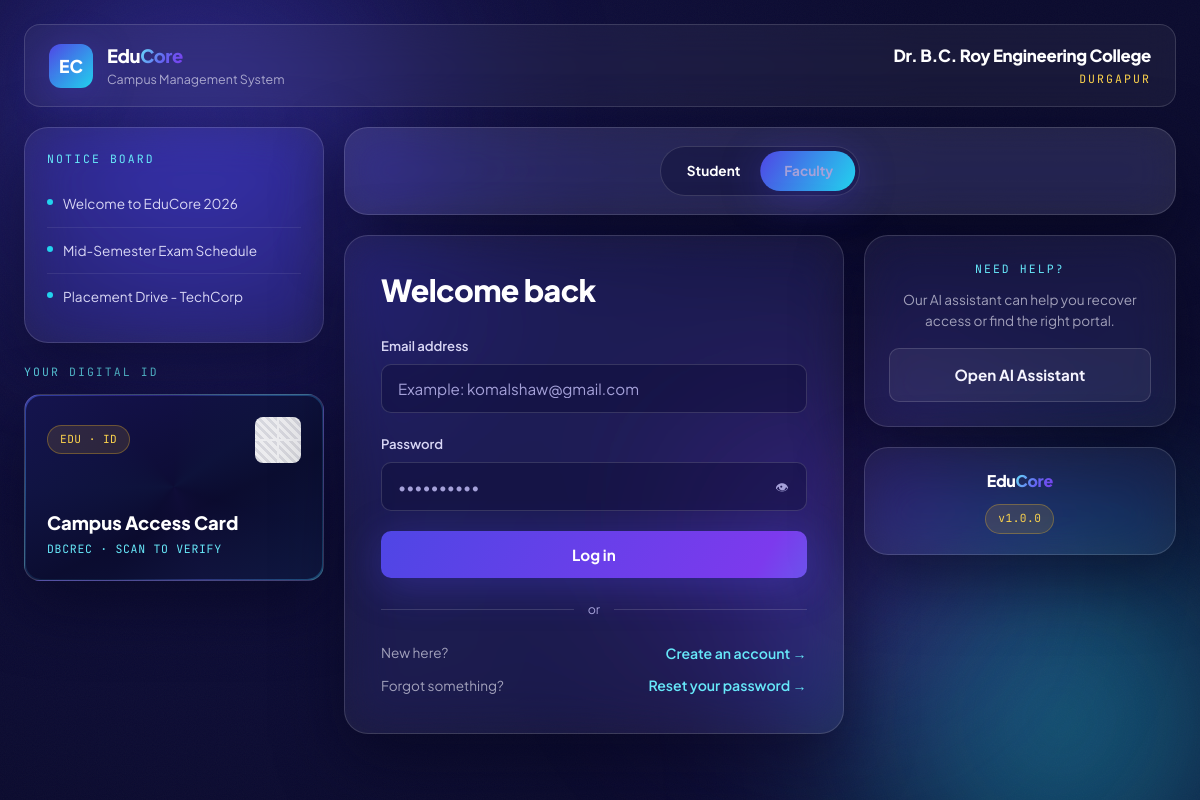
The page / on the database its author committed.
### tables this page shows
CREATE TABLE IF NOT EXISTS notices (
    id INT AUTO_INCREMENT PRIMARY KEY,
    title VARCHAR(200) NOT NULL,
    content TEXT NOT NULL,
    posted_by INT,
    priority ENUM('low','medium','high') DEFAULT 'medium',
    is_public TINYINT(1) NOT NULL DEFAULT 1,
    created_at TIMESTAMP DEFAULT CURRENT_TIMESTAMP,
    FOREIGN KEY (posted_by) REFERENCES users(id) ON DELETE SET NULL
);

### index.php (the view, shortened to what this page needs)
<?php
$oldEmail  = '';
$notices   = [];
try {
    $pdoNotices = getDbConnection();
    $nStmt = $pdoNotices->query('SELECT title FROM notices WHERE is_public = 1 ORDER BY created_at DESC LIMIT 5');
    $notices = $nStmt->fetchAll() ?: [];
} catch (Throwable $e) {
    $notices = [];
}
?>
<!DOCTYPE html>
<html lang="en">
<head>
<link rel="stylesheet" href="style.css">
<link rel="stylesheet" href="assets/css/themes.css">
</head>
<body data-role="student">
<div class="aurora-bg">
  <div class="aurora-blob b1"></div>
  <div class="aurora-blob b2"></div>
  <div class="aurora-blob b3"></div>
</div>
<div class="grain"></div>
<div class="container-shell" style="padding: 24px; max-width: 1200px; margin: 0 auto;">
  <div class="glass-strip" style="display:flex; align-items:center; justify-content:space-between; padding: 16px 24px; margin-bottom: 20px;">
    <div style="display:flex; align-items:center; gap:14px;">
      <div class="logo-mark">EC</div>
      <div>
        <div class="h-display" style="font-size:1.15rem;">Edu<span class="brand-gradient">Core</span></div>
        <div class="text-muted" style="font-size:0.78rem;">Campus Management System</div>
      </div>
    </div>
    <div style="text-align:right;">
      <div class="h-display" style="font-size:1.05rem;">Dr. B.C. Roy Engineering College</div>
      <div class="eyebrow" style="color:var(--amber-300);">Durgapur</div>
    </div>
  </div>
  <div style="display:grid; grid-template-columns: 300px 1fr; gap: 20px; flex: 1;" class="main-grid">
    <div style="display:flex; flex-direction:column; gap:20px;" class="lg-hide">
      <div class="glass-panel" style="padding: 22px;">
        <div class="eyebrow" style="margin-bottom:12px;">Notice Board</div>
        <?php if (empty($notices)): ?>
          <p class="notice-empty">No new notices at this time.</p>
        <?php else: ?>
          <ul class="notice-list">
            <?php foreach ($notices as $n): ?>
              <li><span class="notice-dot"></span><?= htmlspecialchars($n['title'], ENT_QUOTES, 'UTF-8') ?></li>
            <?php endforeach; ?>
          </ul>
        <?php endif; ?>
      </div>
      <div>
        <div class="eyebrow" style="margin-bottom:12px;">Your Digital ID</div>
        <div class="id-badge" id="idBadge">
          <div class="id-badge-content">
            <div class="id-badge-top">
              <span class="pill">EDU · ID</span>
              <div class="id-badge-qr"></div>
            </div>
            <div>
              <div class="id-badge-name">Campus Access Card </div>
              <div class="id-badge-id">DBCREC · SCAN TO VERIFY</div>
            </div>
          </div>
        </div>
      </div>
    </div>
    <div>
      <div class="glass-panel glass-hi" style="padding: 8px; margin-bottom: 20px;">
        <div style="display:flex; justify-content:center; padding: 10px;">
          <div class="role-toggle" id="roleToggle">
            <div class="role-thumb"></div>
            <label for="role-student">Student</label>
            <label for="role-faculty">Faculty</label>
          </div>
        </div>
      </div>
      <div style="display:grid; grid-template-columns: 1.6fr 1fr; gap: 20px;" class="login-grid">
        <div class="glass-panel" style="padding: 36px;">
          <h1 class="h-display" style="font-size:1.9rem; margin-bottom: 26px;">Welcome back</h1>
          <form method="POST" action="index.php" novalidate>
            <div class="field">
              <label for="email">Email address</label>
              <input type="email" id="email" name="email" placeholder="Example: komalshaw@gmail.com" value="<?= $oldEmail ?>" required autofocus>
            </div>
            <div class="field">
              <label for="password">Password</label>
              <input type="password" id="password" name="password" placeholder="••••••••••" required>
              <button type="button" class="field-icon-btn" id="togglePw" aria-label="Show password">👁</button>
            </div>
            <button type="submit" class="btn btn-gradient btn-block">Log in</button>
          </form>
          <div class="divider-label">or</div>
          <div style="display:flex; justify-content:space-between; align-items:center;">
            <span class="text-muted" style="font-size:0.85rem;">New here?</span>
            <a href="signup.php" class="text-link">Create an account →</a>
          </div>
          <div style="display:flex; justify-content:space-between; align-items:center; margin-top:10px;">
            <span class="text-muted" style="font-size:0.85rem;">Forgot something?</span>
            <a href="forgotPassword.php" class="text-link">Reset your password →</a>
          </div>
        </div>
        <div style="display:flex; flex-direction:column; gap:20px;">
          <div class="glass-panel" style="padding: 24px; text-align:center;">
            <div class="eyebrow" style="margin-bottom:10px;">Need help?</div>
            <p class="text-muted" style="font-size:0.85rem; margin-bottom:16px;">Our AI assistant can help you recover access or find the right portal.</p>
            <a href="homePageChatbot.php" class="btn btn-ghost btn-block">Open AI Assistant</a>
          </div>
          <div class="glass-panel" style="padding: 20px; text-align:center;">
            <div class="h-display" style="font-size:1rem;">Edu<span class="brand-gradient">Core</span></div>
            <div class="pill" style="margin-top:10px;">v1.0.0</div>
          </div>
        </div>
      </div>
    </div>
  </div>
</div>
</body>
</html>

### assets/css/themes.css (style rules this page uses)
:root { --theme-primary: #6366F1; --theme-primary-dark: #4F46E5; --theme-light: #E0E7FF; --theme-accent: #22D3EE; }
body[data-role="student"] { --theme-primary: #6366F1; --theme-primary-dark: #4F46E5; --theme-light: #E0E7FF; --theme-accent: #22D3EE; }
body { font-size: 16px; line-height: 1.6; }
h1, .h1 { font-size: 2.5rem; line-height: 1.2; font-weight: 800; letter-spacing: -0.02em; margin: 0 0 20px 0; }
p { margin: 0 0 12px 0; color: rgba(255, 255, 255, 0.8); }
* { transition-property: background-color, border-color, color, fill, stroke, opacity, box-shadow, transform, filter; transition-timing-function: cubic-bezier(0.4, 0, 0.2, 1); transition-duration: 200ms; }
button, a, input, select, textarea { transition-duration: 150ms; }

### rows shown on the page
notices: title "Welcome to EduCore 2026"
notices: title "Mid-Semester Exam Schedule"
notices: title "Placement Drive - TechCorp"
